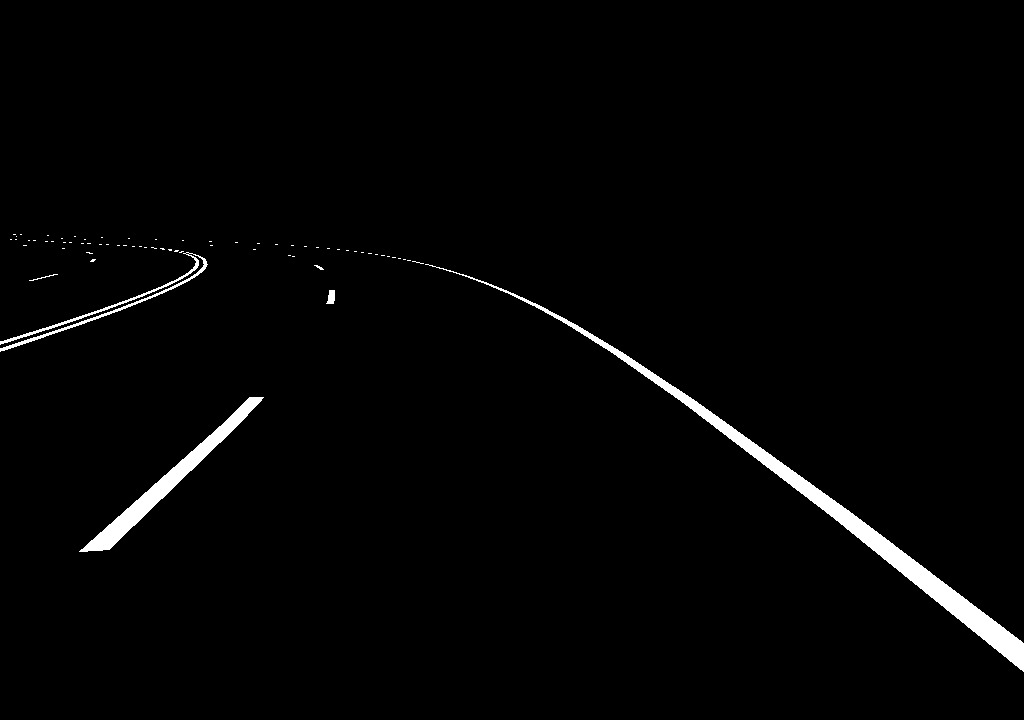
#> input picture MPC/mask/mask_test03.png, 1024 x 720 px
$ python mask_line_detection_v1.py
#> lines starting #> are read from the running program, lines starting #| are printed output that depends on the picture; after the words box and inside, x2 and y2 are one past the last pixel; in counts of white or black regions, pixels touching at a corner belong together
import cv2
import numpy as np
import math

# [Outras funções (trace_line, order_line_pixels, align_lines, merge_lines, resample_line, calculate_center_line) permanecem as mesmas]
def trace_line(roi, start_x, start_y, visited, max_gap=2):
    """Rastrea uma linha a partir de um pixel branco, seguindo pixels adjacentes com prioridade diagonal, tolerando pequenos gaps."""
    line_pixels = [(start_x, start_y)]
    visited[start_y, start_x] = True
    stack = [(start_x, start_y)]

    while stack:
        x, y = stack.pop()
        # Procurar em uma janela 5x5 para tolerar pequenos gaps
        for dy in range(-max_gap, max_gap + 1):
            for dx in range(-max_gap, max_gap + 1):
                if dx == 0 and dy == 0:
                    continue
                new_x, new_y = x + dx, y + dy
                if (0 <= new_x < roi.shape[1] and 0 <= new_y < roi.shape[0] and
                    not visited[new_y, new_x] and roi[new_y, new_x] == 255):
                    line_pixels.append((new_x, new_y))
                    visited[new_y, new_x] = True
                    stack.append((new_x, new_y))
    return line_pixels

def order_line_pixels(line_pixels):
    """Ordena os pontos de uma linha com base no valor de y (de menor para maior)."""
    if len(line_pixels) < 2:
        return line_pixels
    # Ordenar por y, e para y iguais, por x
    sorted_pixels = sorted(line_pixels, key=lambda p: (p[1], p[0]))
    return sorted_pixels

def align_lines(line1_pixels, line2_pixels):
    """Alinha as direções das duas linhas para que sigam a mesma orientação (de menor y para maior y)."""
    # Verificar os pontos inicial e final de cada linha
    start1_y = line1_pixels[0][1]
    end1_y = line1_pixels[-1][1]
    start2_y = line2_pixels[0][1]
    end2_y = line2_pixels[-1][1]

    # Se a linha 2 estiver na direção oposta (começando com y maior), invertê-la
    if start2_y > end2_y:
        line2_pixels = list(reversed(line2_pixels))

    # Garantir que ambas as linhas comecem com o menor y
    if start1_y > end1_y:
        line1_pixels = list(reversed(line1_pixels))

    return line1_pixels, line2_pixels

def merge_lines(lines, max_distance=5):
    """Junta linhas que estão próximas umas das outras (extremidades a poucos pixels de distância)."""
    if not lines:
        return lines

    merged_lines = [lines[0]]
    for i in range(1, len(lines)):
        current_line = lines[i]
        merged = False
        for j in range(len(merged_lines)):
            prev_line = merged_lines[j]
            # Verificar distância entre extremos
            start1, end1 = prev_line[0], prev_line[-1]
            start2, end2 = current_line[0], current_line[-1]
            distances = [
                math.sqrt((start1[0] - start2[0])**2 + (start1[1] - start2[1])**2),
                math.sqrt((start1[0] - end2[0])**2 + (start1[1] - end2[1])**2),
                math.sqrt((end1[0] - start2[0])**2 + (end1[1] - start2[1])**2),
                math.sqrt((end1[0] - end2[0])**2 + (end1[1] - end2[1])**2)
            ]
            min_dist = min(distances)
            if min_dist <= max_distance:
                # Juntar as linhas
                if distances.index(min_dist) == 0:  # start1 -> start2
                    merged_lines[j] = list(reversed(current_line)) + prev_line
                elif distances.index(min_dist) == 1:  # start1 -> end2
                    merged_lines[j] = current_line + prev_line
                elif distances.index(min_dist) == 2:  # end1 -> start2
                    merged_lines[j] = prev_line + current_line
                else:  # end1 -> end2
                    merged_lines[j] = prev_line + list(reversed(current_line))
                merged = True
                break
        if not merged:
            merged_lines.append(current_line)
    return merged_lines

def resample_line(line_pixels, num_points=50):
    """Reamostra uma linha para ter um número fixo de pontos, interpolando linearmente com base na distância acumulada."""
    if len(line_pixels) < 2:
        return line_pixels

    # Calcular distâncias acumuladas
    distances = [0]
    total_length = 0
    for i in range(1, len(line_pixels)):
        x1, y1 = line_pixels[i-1]
        x2, y2 = line_pixels[i]
        dist = math.sqrt((x2 - x1)**2 + (y2 - y1)**2)
        total_length += dist
        distances.append(total_length)

    if total_length == 0:
        return line_pixels

    # Normalizar as distâncias
    distances = [d / total_length for d in distances]

    # Gerar novos pontos
    new_points = []
    step = 1.0 / (num_points - 1)
    for i in range(num_points):
        t = i * step
        # Encontrar o intervalo onde t está
        for j in range(len(distances) - 1):
            if distances[j] <= t <= distances[j + 1]:
                frac = (t - distances[j]) / (distances[j + 1] - distances[j])
                x1, y1 = line_pixels[j]
                x2, y2 = line_pixels[j + 1]
                x = x1 + frac * (x2 - x1)
                y = y1 + frac * (y2 - y1)
                new_points.append((int(x), int(y)))
                break
        if t >= distances[-1]:  # Último ponto
            new_points.append(line_pixels[-1])

    return new_points

def calculate_center_line(line1_pixels, line2_pixels, num_points=50):
    """Calcula a linha central reamostrando e alinhando as duas linhas com base na distância acumulada, com suavização."""
    if not line1_pixels or not line2_pixels:
        return []

    # Ordenar os pontos de cada linha por y
    line1_pixels = order_line_pixels(line1_pixels)
    line2_pixels = order_line_pixels(line2_pixels)

    # Alinhar as direções das linhas
    line1_pixels, line2_pixels = align_lines(line1_pixels, line2_pixels)

    # Reamostrar ambas as linhas
    line1_resampled = resample_line(line1_pixels, num_points)
    line2_resampled = resample_line(line2_pixels, num_points)

    # Calcular a linha central como a média dos pontos correspondentes
    center_line = []
    min_length = min(len(line1_resampled), len(line2_resampled))
    for i in range(min_length):
        x1, y1 = line1_resampled[i]
        x2, y2 = line2_resampled[i]
        center_x = (x1 + x2) / 2
        center_y = (y1 + y2) / 2
        center_line.append((int(center_x), int(center_y)))

    # Suavizar a linha central com média móvel (janela de 5 pontos)
    smoothed_center_line = []
    window_size = 15
    for i in range(len(center_line)):
        if i < window_size - 1:
            # Para os primeiros pontos, usar média parcial
            window = center_line[:i + 1]
        elif i >= len(center_line) - (window_size - 1):
            # Para os últimos pontos, usar média parcial
            window = center_line[i - (window_size - 1):]
        else:
            # Janela completa
            window = center_line[i - (window_size - 1):i + 1]
        avg_x = int(sum(p[0] for p in window) / len(window))
        avg_y = int(sum(p[1] for p in window) / len(window))
        smoothed_center_line.append((avg_x, avg_y))

    return smoothed_center_line

# [Outras funções (trace_line, order_line_pixels, align_lines, merge_lines, resample_line, calculate_center_line) permanecem as mesmas]

def process_mask(mask_path, nmpc_pred=None, current_state=None):
    """Processa uma imagem de máscara para identificar linhas brancas apenas na ROI e exibe previsões NMPC."""
#> called with mask_path = '../mask/mask_test03.png'
    # Carregar a imagem
    mask = cv2.imread(mask_path, cv2.IMREAD_GRAYSCALE)
#> mask is the input picture: shape (720, 1024); min 0, max 255, mean 4.6
    if mask is None:
        print("Erro: Não foi possível carregar a imagem.")
        return None, None, None, False, []

    # Definir ROI
    height, width = mask.shape
    roi_x = int(width * 0.05)
    roi_width = int(width * 0.90)
    roi_y = int(height * 0.5)
    roi_height = int(height * 0.6)
    roi = mask[roi_y:roi_y + roi_height, roi_x:roi_x + roi_width]
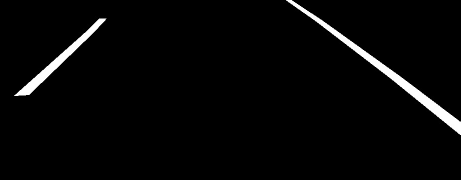
#> roi: shape (360, 921) (shown at 1/2 size); min 0, max 255, mean 7.1
    print(f"ROI dimensions: width={roi_width}, height={roi_height}")
#| ROI dimensions: width=921, height=432

    # Encontrar pixels brancos (valor 255) dentro da ROI
    white_pixels = np.column_stack(np.where(roi == 255))
#> white_pixels = 6623 pairs, first value 0 to 269, second value 29 to 920
    if len(white_pixels) == 0:
        print("Nenhum pixel branco detectado na ROI.")
        cv2.imshow('Máscara sem Linhas', roi)
        cv2.waitKey(0)
        cv2.destroyAllWindows()
        return None, None, roi, False, []

    # Rastrear todas as linhas a partir de pixels brancos não visitados dentro da ROI
    visited = np.zeros_like(roi, dtype=bool)
    lines = []
    for y, x in white_pixels:
        if not visited[y, x]:
            line_pixels = trace_line(roi, x, y, visited, max_gap=2)
            if len(line_pixels) > 10:  # Filtrar linhas muito curtas
                lines.append(line_pixels)
#> this loop made 6623 passes
#> (y, x) on pass 1: (0, 574)
#> after the loop, lines = 2 items

    # Juntar linhas que estão conectadas ou muito próximas
    lines = merge_lines(lines, max_distance=5)
#> the loop in merge_lines, `for i in range(1, len(lines)):` made 1 pass

    # Verificar se pelo menos uma linha foi detectada
    if not lines:
        print("Nenhuma linha detectada a partir dos pixels brancos na ROI.")
        cv2.imshow('Máscara sem Linhas', roi)
        cv2.waitKey(0)
        cv2.destroyAllWindows()
        return None, None, roi, False, []

    # Calcular a linha central ao longo das duas linhas
    center_line = []
    if len(lines) >= 2:
        line1_pixels = lines[0]  # Linha esquerda
#> line1_pixels = 4256 pairs, first value 573 to 920, second value 0 to 269
        line2_pixels = lines[1]  # Linha direita
#> line2_pixels = 2367 pairs, first value 29 to 211, second value 37 to 191
        center_line = calculate_center_line(line1_pixels, line2_pixels, num_points=50)
#> in order_line_pixels, `sorted_pixels = sorted(line_pixels, key=lambda p: (p[1], p[0]))`: sorted_pixels has the same summary as line1_pixels in process_mask
#> in align_lines, `start1_y = line1_pixels[0][1]`: start1_y = 0
#> in align_lines, `end1_y = line1_pixels[-1][1]`: end1_y = 269
#> in align_lines, `start2_y = line2_pixels[0][1]`: start2_y = 37
#> in align_lines, `end2_y = line2_pixels[-1][1]`: end2_y = 191
#> the loop in resample_line, `for i in range(1, len(line_pixels)):` made 4255 passes
#> (x1, y1, x2, y2, dist, total_length) on passes 1 to 3: (574, 0, 576, 0, 2, 2), (576, 0, 577, 0, 1, 3), (577, 0, 578, 0, 1, 4)
#> after the loop in resample_line, `for i in range(1, len(line_pixels)):`: distances = 4256 values from 0 to 10403.9; total_length = 10403.9
#> in resample_line, `distances = [d / total_length for d in distances]`: distances = 4256 values from 0 to 1
#> after the loop in resample_line, `for i in range(num_points):`: new_points = 50 pairs, first value 574 to 920, second value 0 to 268
#> in calculate_center_line, `line1_resampled = resample_line(line1_pixels, num_points)`: line1_resampled has the same summary as new_points in resample_line
#> the loop in resample_line (call 2), `for i in range(1, len(line_pixels)):` made 2366 passes
#> (x1, y1, x2, y2, dist, total_length) on passes 1 to 3: (198, 37, 199, 37, 1, 1), (199, 37, 200, 37, 1, 2), (200, 37, 202, 37, 2, 4)
#> the loop in calculate_center_line, `for i in range(len(center_line)):` made 50 passes

    # Imprimir os pontos da linha central para depuração
    print("Center line points (x, y):")
    for x, y in center_line[:5]:  # Mostrar os primeiros 5 pontos para não sobrecarregar
        print(f"  ({x}, {y})")
#> this loop made 5 passes
#> (x, y) on passes 1 to 5: (386, 18), (391, 21), (394, 25), (397, 28), (401, 32)
#> (printed output is left out)

    # Visualizar linhas detectadas com cores diferentes apenas na ROI
    line_display = cv2.cvtColor(roi, cv2.COLOR_GRAY2BGR)
    colors = [(0, 255, 0), (0, 0, 255)]
    for idx, line_pixels in enumerate(lines[:2]):  # Usar apenas as duas primeiras linhas
        color = colors[idx % len(colors)]
        for i in range(len(line_pixels) - 1):
            x1, y1 = line_pixels[i]
            x2, y2 = line_pixels[i + 1]
            cv2.line(line_display, (x1, y1), (x2, y2), color, 2)
#> this loop made 2 passes
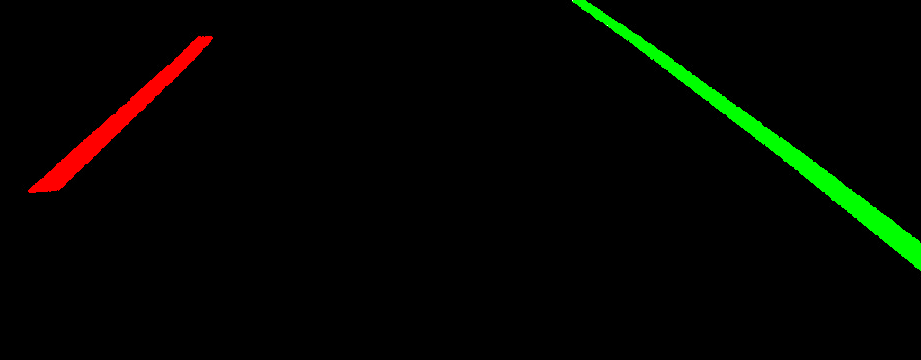
#> line_display: shape (360, 921, 3); mean B, G, R 0, 5.1, 3
    if center_line:
        for i in range(len(center_line) - 1):
            x1, y1 = center_line[i]
            x2, y2 = center_line[i + 1]
            cv2.line(line_display, (x1, y1), (x2, y2), (255, 255, 255), 2)  # Linha central branca
#> this loop made 49 passes
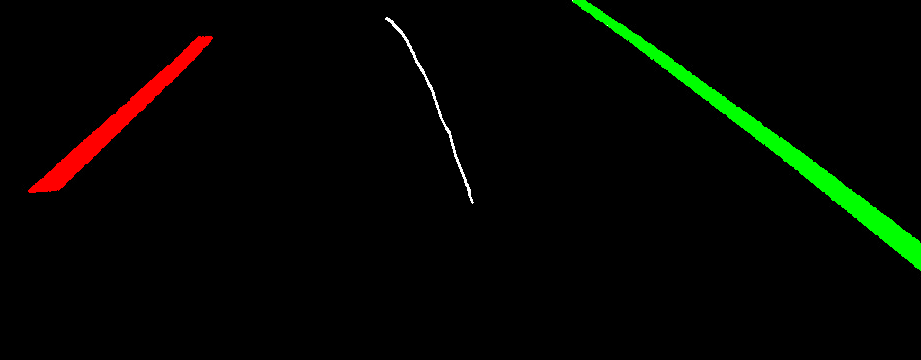
#> line_display: shape (360, 921, 3); 0.18% of pixels changed, all inside (x1, y1, x2, y2) = (385, 17, 474, 204)

    # Desenhar a trajetória predita pelo NMPC
    if nmpc_pred is not None and current_state is not None:
        # Extrair as posições preditas (x, y) do X_pred
        x_pred = nmpc_pred[0, :].flatten()  # Converter para array 1D
        y_pred = nmpc_pred[1, :].flatten()  # Converter para array 1D
        x_current, y_current = current_state[0], current_state[1]  # Posição atual

        # Imprimir valores para depuração
        print("Predicted trajectory points (x_pred, y_pred):")
        for i in range(len(x_pred)):
            print(f"  Step {i}: ({x_pred[i]}, {y_pred[i]})")
        print(f"Current position: x={x_current}, y={y_current}")

        # Desenhar a trajetória predita como uma linha tracejada (vermelha)
        for i in range(len(x_pred) - 1):
            x1 = int(x_pred[i])
            y1 = int(y_pred[i])
            x2 = int(x_pred[i + 1])
            y2 = int(y_pred[i + 1])
            # Verificar se as coordenadas estão dentro da ROI
            if (0 <= x1 < roi_width and 0 <= y1 < roi_height) and (0 <= x2 < roi_width and 0 <= y2 < roi_height):
                cv2.line(line_display, (x1, y1), (x2, y2), (0, 0, 255), 2, cv2.LINE_4)  # Linha tracejada
            else:
                print(f"Warning: Predicted point out of ROI bounds at step {i}: ({x1}, {y1}) to ({x2}, {y2})")

        # Desenhar um marcador na posição atual (verde)
        if 0 <= int(x_current) < roi_width and 0 <= int(y_current) < roi_height:
            cv2.circle(line_display, (int(x_current), int(y_current)), 5, (0, 255, 0), -1)
        else:
            print(f"Warning: Current position out of ROI bounds: ({x_current}, {y_current})")

    cv2.imshow('Linhas Detectadas', line_display)
    cv2.waitKey(0)
    cv2.destroyAllWindows()
    return 0.0, 0.0, line_display, True if center_line else False, center_line

def main():
    """Função principal para testar a detecção de linhas."""
    mask_path = "../mask/mask_test03.png"
    y_ref, psi_ref, display_img, lines_detected, center_line = process_mask(mask_path)
    if not lines_detected:
        print("Nenhuma linha detectada com sucesso.")
    return center_line

if __name__ == "__main__":
    center_line = main()

$ run again, with MPC/mask/mask_test01.png copied over MPC/mask/mask_test03.png
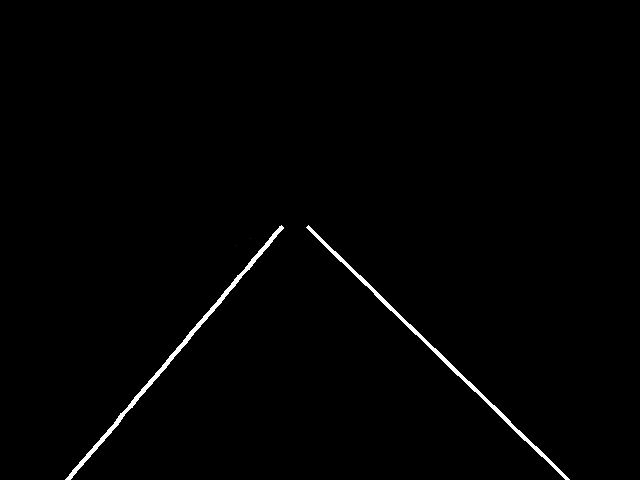
#> input picture MPC/mask/mask_test01.png, 640 x 480 px
#> in process_mask, mask is the input picture: shape (480, 640); min 0, max 255, mean 2.4
#| ROI dimensions: width=576, height=288
#> white_pixels = 2716 pairs, first value 0 to 239, second value 33 to 537
#> the loop in process_mask, `for y, x in white_pixels:` made 2716 passes
#> (y, x) on passes 1, 6: (0, 236), (0, 287)
#> after the loop in process_mask, `for y, x in white_pixels:`: lines = 2 items
#> the loop in merge_lines, `for i in range(1, len(lines)):` made 1 pass
#> in process_mask, `line1_pixels = lines[0]`: line1_pixels = 1388 pairs, first value 33 to 240, second value 0 to 239
#> in process_mask, `line2_pixels = lines[1]`: line2_pixels = 1328 pairs, first value 287 to 537, second value 0 to 239
#> sorted_pixels has the same summary as line1_pixels in process_mask
#> start1_y = 0
#> end1_y = 239
#> start2_y = 0
#> end2_y = 239
#> the loop in resample_line, `for i in range(1, len(line_pixels)):` made 1387 passes
#> (x1, y1, x2, y2, dist, total_length) on passes 1 to 3: (236, 0, 237, 0, 1, 1), (237, 0, 238, 0, 1, 2), (238, 0, 239, 0, 1, 3)
#> after the loop in resample_line, `for i in range(1, len(line_pixels)):`: distances = 1388 values from 0 to 2515.2; total_length = 2515.2
#> in resample_line, `distances = [d / total_length for d in distances]`: distances = 1388 values from 0 to 1
#> after the loop in resample_line, `for i in range(num_points):`: new_points = 50 pairs, first value 37 to 236, second value 0 to 239
#> line1_resampled has the same summary as new_points in resample_line
#> the loop in resample_line (call 2), `for i in range(1, len(line_pixels)):` made 1327 passes
#> (x1, y1, x2, y2, dist, total_length) on passes 1 to 3: (287, 0, 288, 0, 1, 1), (288, 0, 289, 0, 1, 2), (289, 0, 290, 0, 1, 3)
#> the loop in calculate_center_line, `for i in range(len(center_line)):` made 50 passes
#> the loop in process_mask, `for x, y in center_line[:5]:` made 5 passes
#> (x, y) on passes 1 to 5: (261, 0), (262, 2), (262, 5), (263, 7), (263, 9)
#> (printed output is left out)
#> the loop in process_mask, `for idx, line_pixels in enumerate(lines[:2]):` made 2 passes
#> after the loop in process_mask, `for idx, line_pixels in enumerate(lines[:2]):`:
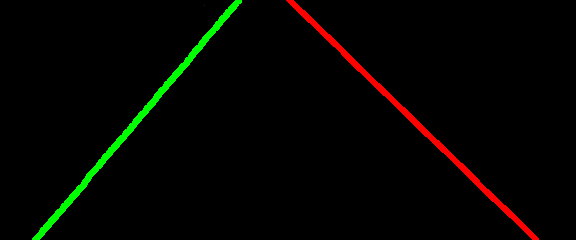
#> line_display: shape (240, 576, 3); mean B, G, R 0, 4, 3.8
#> the loop in process_mask, `for i in range(len(center_line) - 1):` made 49 passes
#> after the loop in process_mask, `for i in range(len(center_line) - 1):`:
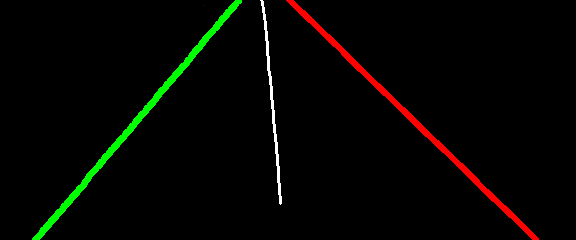
#> line_display: shape (240, 576, 3); 0.44% of pixels changed, all inside (x1, y1, x2, y2) = (260, 0, 282, 205)
